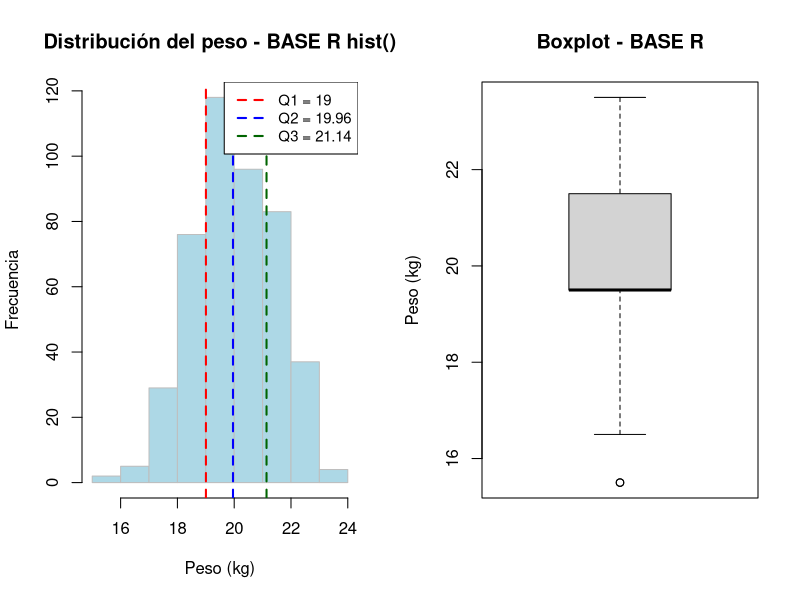
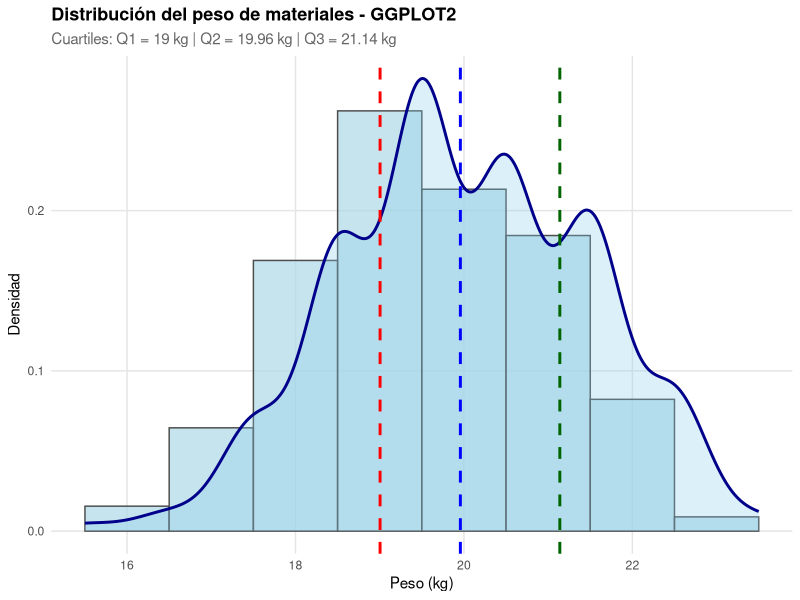
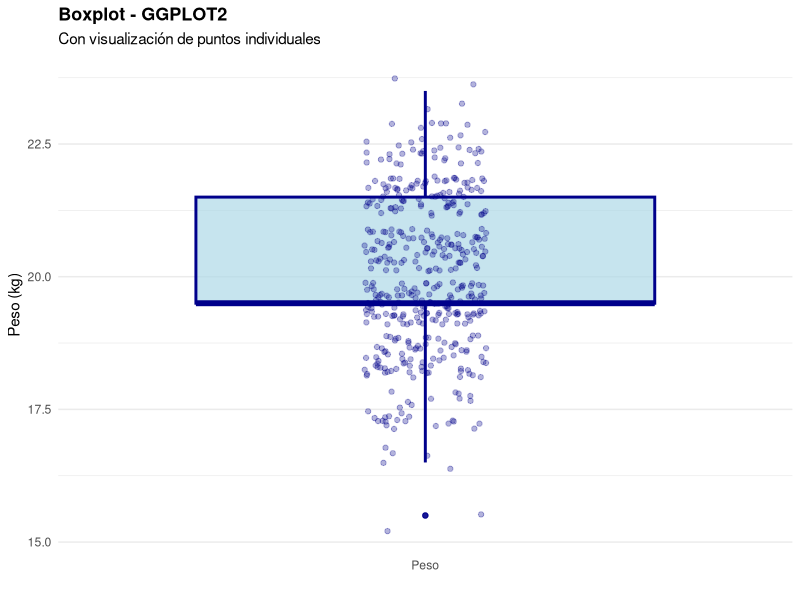

Source code (R) for these figures, in order:
## 2.4 Moda ==========
## La moda de un conjunto de datos agrupados por intervalos corresponde al
##(a los) valor(res) que maximiza(n) la distribución de frecuencias, la cual se calcula como: 
# Md(x) = l_{k-1} + a_k * ( (n_k - n_{k-1}) / (2n_k - n_{k-1} - n_{k+1}) )
## 2.4.1 Ejercicio ========
### CONUJUNTO MATERIALES
li <- 15:23  # limite inferior de los intervalos
ls <- 16:24  # limite superior de los intervalos
yj <- (li+ls)/2  # marca de clase
print(yj)
length(yj) # numero de intervalos
nj <- c(2, 5, 29, 76, 118, 96, 83, 37, 4)  # frecuencia absoluta
sum(nj)  # tamaño de la muestra
hj <- nj/sum(nj)  # frecuencia relativa
print(hj)
## Calcular e interpretar la moda del peso del conjunto de datos asociados con la muestra de materiales.
# índice del intervalo modal k
k <- which.max(nj)
print(k)
# l_{k-1}  → límite inferior del intervalo modal
lk_1 <- li[k]       
# a_k → amplitud del intervalo
ak <- ls[1] - li[1]   # = 1
# n_k, n_{k-1}, n_{k+1}
nk   <- nj[k]
nk_1 <- nj[k - 1]
nk1  <- nj[k + 1]
# fórmula
Moda <- lk_1 + ak * ((nk - nk_1) / (2*nk - nk_1 - nk1))
Moda
cat("\n========== INTERPRETACIÓN DE LA MODA ==========\n")
cat("Moda:", round(Moda, 2), "kg\n")
cat("\nInterpretación:\n")
cat("El peso más frecuente en la muestra de materiales es", 
    round(Moda, 2), "kg.\n")
cat("Esto significa que este es el valor más representativo y frecuente en la distribución de pesos:",
    round(Moda, 2), "kg.\n")
## 3 Medidas de localización
## Las medidas de localización o percetiles son valores que delimitan superiormente
## Como casos particulares se tienen los cuartiles (percentiles 25, 50 y 75; la mediana es el percentil 50 o cuartil 2).
## 3.3 Ejercicio
## Calcular e interpretar los cuartiles del peso del conjunto de datos asociados con la muestra de materiales.
# ======== CÁLCULO DE PERCENTILES - DATOS AGRUPADOS
li <- 15:23
ls <- 16:24
nj <- c(2, 5, 29, 76, 118, 96, 83, 37, 4)

# Calcular frecuencia acumulada
Nj <- cumsum(nj)
n <- sum(nj)
ak <- ls[1] - li[1]

# Función para calcular percentiles
calcular_percentil <- function(t, li, nj, Nj, n, ak) {
  posicion <- (n * t) / 100
  k <- which(Nj >= posicion)[1]
  lk_1 <- li[k]
  nk <- nj[k]
  Nk_1 <- if (k == 1) 0 else Nj[k - 1]
  percentil <- lk_1 + ak * ((posicion - Nk_1) / nk)
  return(percentil)
}

# Calcular cuartiles
Q1 <- calcular_percentil(25, li, nj, Nj, n, ak)
Q2 <- calcular_percentil(50, li, nj, Nj, n, ak)
Q3 <- calcular_percentil(75, li, nj, Nj, n, ak)

# ======== CONSTRUCCIÓN DE DATOS EXPANDIDOS ========
marca <- (li + ls) / 2
datos_expand <- rep(marca, nj)

# Crear dataframe para ggplot2
df_datos <- data.frame(peso = datos_expand)

cat("\n========== CUARTILES CALCULADOS ==========\n")
cat("Q1 (25%):", round(Q1, 2), "kg\n")
cat("Q2 (50%):", round(Q2, 2), "kg\n")
cat("Q3 (75%):", round(Q3, 2), "kg\n\n")

dev.new(width = 14, height = 6)
par(mfrow = c(1, 2))

# Gráfico con hist()
hist(
  datos_expand,
  main = "Distribución del peso - BASE R hist()",
  xlab = "Peso (kg)",
  ylab = "Frecuencia",
  col = "lightblue",
  border = "gray",
  breaks = 9
)
abline(v = Q1, col = "red", lwd = 2, lty = 2)
abline(v = Q2, col = "blue", lwd = 2, lty = 2)
abline(v = Q3, col = "darkgreen", lwd = 2, lty = 2)
legend(
  "topright",
  legend = c(paste("Q1 =", round(Q1, 2)), 
             paste("Q2 =", round(Q2, 2)), 
             paste("Q3 =", round(Q3, 2))),
  col = c("red", "blue", "darkgreen"),
  lwd = 2,
  lty = 2,
  cex = 0.9
)
# Boxplot básico
boxplot(
  datos_expand,
  main = "Boxplot - BASE R",
  ylab = "Peso (kg)",
  col = "lightgray",
  horizontal = FALSE
)

library(ggplot2)
# Crear gráfico con ggplot2
g <- ggplot(df_datos, aes(x = peso)) +
  # Histograma con densidad
  geom_histogram(
    aes(y = ..density..),  # Normalizar por densidad
    bins = 9,              # Mismo número de intervalos
    fill = "lightblue",
    color = "gray30",
    alpha = 0.7
  ) +
  # Agregar densidad suave (kernel density)
  geom_density(
    color = "darkblue",
    size = 1,
    alpha = 0.3,
    fill = "skyblue"
  ) +
  # Líneas verticales para cuartiles
  geom_vline(
    aes(xintercept = Q1, color = "Q1 (25%)"),
    linetype = "dashed",
    size = 1
  ) +
  geom_vline(
    aes(xintercept = Q2, color = "Q2 (50%)"),
    linetype = "dashed",
    size = 1
  ) +
  geom_vline(
    aes(xintercept = Q3, color = "Q3 (75%)"),
    linetype = "dashed",
    size = 1
  ) +
  # Etiquetas y títulos
  labs(
    title = "Distribución del peso de materiales - GGPLOT2",
    subtitle = paste("Cuartiles: Q1 =", round(Q1, 2), "kg | Q2 =", round(Q2, 2), 
                     "kg | Q3 =", round(Q3, 2), "kg"),
    x = "Peso (kg)",
    y = "Densidad",
    color = "Cuartiles"
  ) +
  # Escala de colores manual
  scale_color_manual(
    values = c("Q1 (25%)" = "red", "Q2 (50%)" = "blue", "Q3 (75%)" = "darkgreen")
  ) +
  # Tema limpio
  theme_minimal() +
  theme(
    plot.title = element_text(size = 13, face = "bold"),
    plot.subtitle = element_text(size = 11, color = "gray40"),
    legend.position = "topright",
    panel.grid.major = element_line(color = "gray90"),
    panel.grid.minor = element_blank()
  )

print(g)
# ======== BOXPLOT CON GGPLOT2 ========
boxplot_gg <- ggplot(df_datos, aes(x = "Peso", y = peso)) +
  geom_boxplot(
    fill = "lightblue",
    color = "darkblue",
    alpha = 0.7,
    size = 1
  ) +
  geom_jitter(
    width = 0.1,
    alpha = 0.3,
    color = "darkblue"
  ) +
  labs(
    title = "Boxplot - GGPLOT2",
    subtitle = "Con visualización de puntos individuales",
    y = "Peso (kg)",
    x = ""
  ) +
  theme_minimal() +
  theme(
    plot.title = element_text(size = 13, face = "bold"),
    panel.grid.major.x = element_blank()
  )
print(boxplot_gg)

